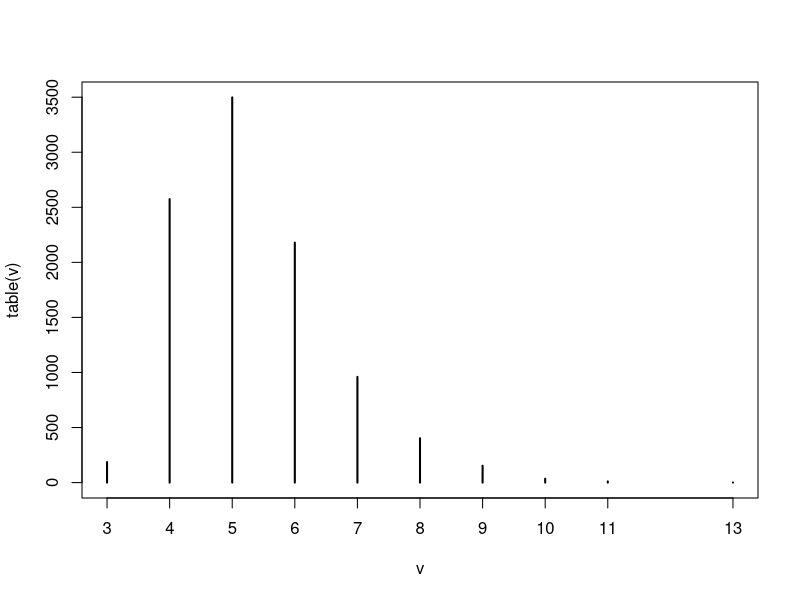

Write R code to recreate this figure.
set.seed(4)
teams <- 20
reps <- 10000

## Pick win/draw/loss at random for first team, reverse and recode for 
## league points
result <- function(){
	r <- sample (1:3)
	v <- c(r, 4-r)
	return(ifelse(v<3, v-1, v))
}

## Play the games and record the scores
## Play both orders at each distance:
## Each team actually thus actually plays 2 games per distance,
## but we arrange 3 games total using overrides (one game is ignored)
season <- function(teams, dlist){
	m <- matrix(0, nrow=teams, ncol=teams)
	for (i in 0:(teams-1)){
		for (d in c(1, floor(teams/2))){
			j <- (i+d) %% teams
			r <- result()
			m[[i+1, j+1]] <- r[[1]]
			m[[j+1, i+1]] <- r[[2]]
		}
	}
	return(m)
}

tied <- function(m){
	p <- rowSums(m)
	t <- table(p)
	return(max(as.vector(t)))
}

tSeas <- function(teams, dlist){
	return(tied(season(teams, dlist)))
	
}

v <- replicate(reps, tSeas(teams, c(1, teams/2)))

plot(table(v))
print(mean(v>=10))
